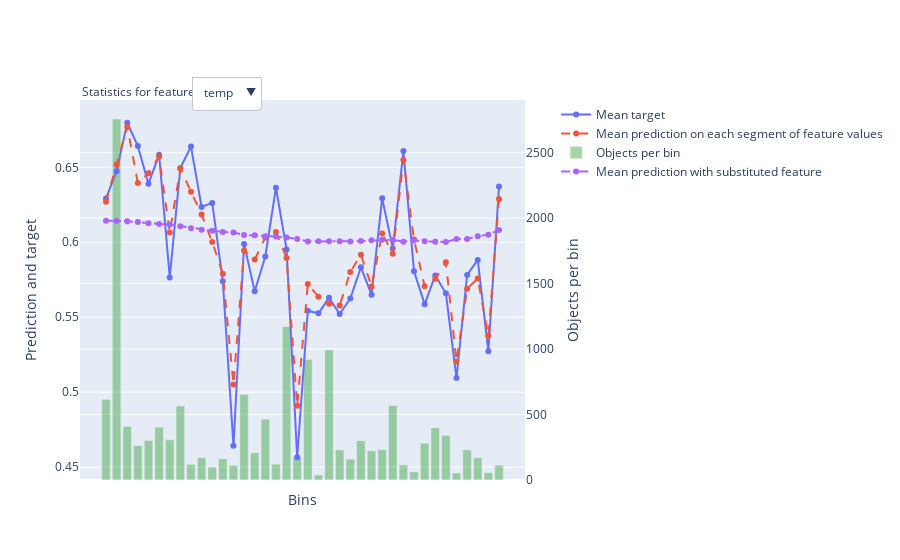

Notebook code cell kept with this figure:
### Code cell
from catboost import CatBoost
transformer_impute = ColumnTransformer(
    transformers=[('imputer', imputer, numeric_columns)
    ],
    remainder='passthrough'  # Pass through columns not specified
)

transformer_scale = ColumnTransformer(
    transformers=[
        ('scaler', MinMaxScaler(), numeric_columns)
    ],
    remainder='passthrough'  # Pass through columns not specified
)

X=merged_pivot[final_features]

y=merged_pivot['pass']
numeric_columns=[]
is_cat = (X.dtypes != float)
for feature, feat_is_cat in is_cat.to_dict().items():
    if feat_is_cat:
        X[feature].fillna(0, inplace=True)
        X[feature].replace([np.inf, -np.inf], 0, inplace=True)
    else:
        numeric_columns.append(feature)

X_transform=transformer_impute.fit_transform(X)

X_transform = pd.DataFrame(X_transform, columns=final_features)

X_transform=transformer_scale.fit_transform(X_transform)

X_transform = pd.DataFrame(X_transform, columns=final_features)

for feature, feat_is_cat in is_cat.to_dict().items():
    if feat_is_cat:
        X_transform[feature].fillna(0, inplace=True)
        X_transform[feature].replace([np.inf, -np.inf], 0, inplace=True)
        X_transform[feature]=X_transform[feature].astype(int)

cat_features_index = np.where(is_cat)[0]
pool = Pool(X_transform, y, cat_features=cat_features_index, feature_names=list(X_transform.columns))




model = CatBoostClassifier( **cat_params, verbose=False).fit(pool)

### Figure 1 — Plotly figure (JSON) as saved in the notebook; plotly's stock layout.template omitted (floating-point values rounded to 4 significant figures; data arrays with more than 128 entries replaced by an {"elided": "..."} marker saying what was removed)
{"data": [{"mode": "lines+markers", "name": "Mean target", "type": "scatter", "xaxis": "x", "y": [0.6293, 0.6474, 0.6797, 0.6641, 0.6391, 0.6584, 0.5765, 0.6496, 0.6639, 0.6235, 0.6263, 0.5741, 0.4643, 0.5988, 0.5673, 0.5905, 0.6364, 0.5952, 0.4566, 0.5543, 0.5526, 0.5629, 0.5522, 0.5625, 0.5833, 0.565, 0.6293, 0.5958, 0.6609, 0.5806, 0.5587, 0.5779, 0.566, 0.5094, 0.5783, 0.5882, 0.5273, 0.6372], "yaxis": "y"}, {"line": {"dash": "dash"}, "mode": "lines+markers", "name": "Mean prediction on each segment of feature values", "type": "scatter", "xaxis": "x", "y": [0.627, 0.6518, 0.6771, 0.6395, 0.6461, 0.6572, 0.6066, 0.6491, 0.6337, 0.6186, 0.6002, 0.579, 0.5052, 0.5945, 0.5885, 0.6032, 0.6068, 0.5895, 0.4909, 0.5721, 0.5637, 0.559, 0.5579, 0.5802, 0.5917, 0.5705, 0.6059, 0.5924, 0.6549, 0.6018, 0.5707, 0.5756, 0.5866, 0.5205, 0.5691, 0.5758, 0.5376, 0.6289], "yaxis": "y"}, {"marker": {"color": "rgba(30, 150, 30, 0.4)"}, "name": "Objects per bin", "type": "bar", "width": 0.8, "xaxis": "x", "y": [615, 2757, 409, 262, 302, 404, 307, 565, 119, 170, 99, 162, 112, 653, 208, 464, 121, 1171, 173, 920, 38, 993, 230, 160, 300, 223, 232, 569, 115, 62, 281, 398, 341, 53, 230, 170, 55, 113], "yaxis": "y2"}, {"line": {"dash": "dashdot"}, "mode": "lines+markers", "name": "Mean prediction with substituted feature", "type": "scatter", "xaxis": "x", "y": [0.6144, 0.6143, 0.6141, 0.6134, 0.6126, 0.6122, 0.6118, 0.6108, 0.6093, 0.6084, 0.6077, 0.6069, 0.6065, 0.6049, 0.6046, 0.6041, 0.6038, 0.6032, 0.6022, 0.6005, 0.6007, 0.6008, 0.6007, 0.6006, 0.6009, 0.6013, 0.6016, 0.6015, 0.6004, 0.6012, 0.6007, 0.6004, 0.6001, 0.6021, 0.6022, 0.6041, 0.6051, 0.6082], "yaxis": "y"}], "layout": {"annotations": [{"align": "left", "showarrow": false, "text": "Statistics for feature", "x": 0, "xref": "paper", "y": 1.05, "yref": "paper"}], "legend": {"bgcolor": "rgba(0,0,0,0)", "x": 1.07}, "updatemenus": [{"buttons": [{"args": [{"y": {"elided": "4x38 float values"}}, {"xaxis": {"showticklabels": false, "tickmode": "array", "ticktext": ["(-inf, 0.0750]", "(0.0750, 1.3650]", "(1.3650, 1.4450]", "(1.4450, 1.4850]", "(1.4850, 1.5350]", "(1.5350, 1.6050]", "(1.6050, 1.6550]", "(1.6550, 1.7450]", "(1.7450, 1.7650]", "(1.7650, 1.7950]", "(1.7950, 1.8150]", "(1.8150, 1.8450]", "(1.8450, 1.8650]", "(1.8650, 1.9750]", "(1.9750, 2.0150]", "(2.0150, 2.1050]", "(2.1050, 2.1250]", "(2.1250, 2.3550]", "(2.3550, 2.3950]", "(2.3950, 2.6250]", "(2.6250, 2.6350]", "(2.6350, 2.9850]", "(2.9850, 3.0850]", "(3.0850, 3.1450]", "(3.1450, 3.2950]", "(3.2950, 3.4150]", "(3.4150, 3.5550]", "(3.5550, 3.9050]", "(3.9050, 4.0050]", "(4.0050, 4.0550]", "(4.0550, 4.2850]", "(4.2850, 4.6950]", "(4.6950, 5.1550]", "(5.1550, 5.2350]", "(5.2350, 5.7350]", "(5.7350, 6.1900]", "(6.1900, 6.4300]", "(6.4300, +inf)"], "tickvals": [0, 1, 2, 3, 4, 5, 6, 7, 8, 9, 10, 11, 12, 13, 14, 15, 16, 17, 18, 19, 20, 21, 22, 23, 24, 25, 26, 27, 28, 29, 30, 31, 32, 33, 34, 35, 36, 37], "title": {"text": "Bins"}}}], "label": "temp", "method": "update"}], "direction": "down", "pad": {"r": 10, "t": 10}, "showactive": true, "x": 0.25, "xanchor": "left", "y": 1.09, "yanchor": "top"}], "xaxis": {"showticklabels": false, "tickmode": "array", "ticktext": ["(-inf, 0.0750]", "(0.0750, 1.3650]", "(1.3650, 1.4450]", "(1.4450, 1.4850]", "(1.4850, 1.5350]", "(1.5350, 1.6050]", "(1.6050, 1.6550]", "(1.6550, 1.7450]", "(1.7450, 1.7650]", "(1.7650, 1.7950]", "(1.7950, 1.8150]", "(1.8150, 1.8450]", "(1.8450, 1.8650]", "(1.8650, 1.9750]", "(1.9750, 2.0150]", "(2.0150, 2.1050]", "(2.1050, 2.1250]", "(2.1250, 2.3550]", "(2.3550, 2.3950]", "(2.3950, 2.6250]", "(2.6250, 2.6350]", "(2.6350, 2.9850]", "(2.9850, 3.0850]", "(3.0850, 3.1450]", "(3.1450, 3.2950]", "(3.2950, 3.4150]", "(3.4150, 3.5550]", "(3.5550, 3.9050]", "(3.9050, 4.0050]", "(4.0050, 4.0550]", "(4.0550, 4.2850]", "(4.2850, 4.6950]", "(4.6950, 5.1550]", "(5.1550, 5.2350]", "(5.2350, 5.7350]", "(5.7350, 6.1900]", "(6.1900, 6.4300]", "(6.4300, +inf)"], "tickvals": [0, 1, 2, 3, 4, 5, 6, 7, 8, 9, 10, 11, 12, 13, 14, 15, 16, 17, 18, 19, 20, 21, 22, 23, 24, 25, 26, 27, 28, 29, 30, 31, 32, 33, 34, 35, 36, 37], "title": {"text": "Bins"}}, "yaxis": {"overlaying": "y2", "side": "left", "title": {"text": "Prediction and target"}}, "yaxis2": {"position": 1, "side": "right", "title": {"text": "Objects per bin"}}}}
